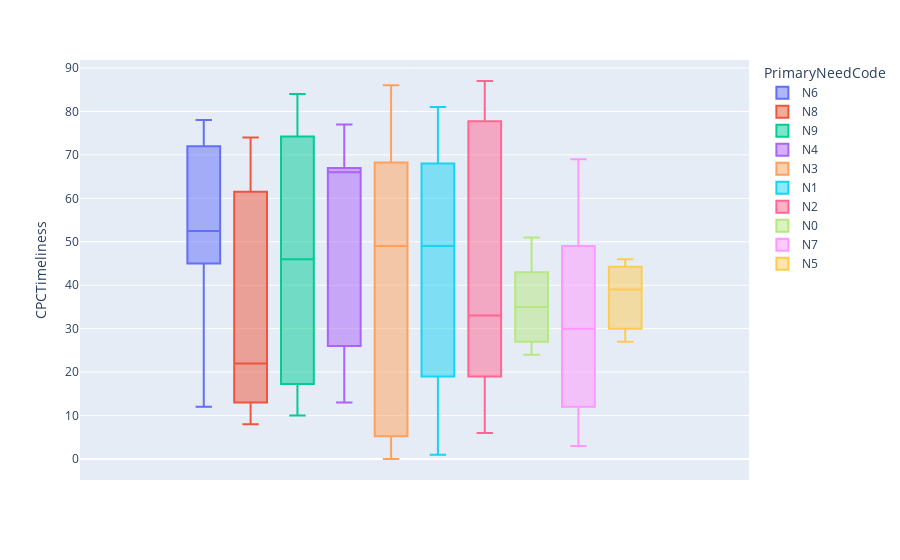

Notebook cell for this chart:
### Code cell
timeliness_box = px.box(cin,
                        y='CPCTimeliness',
                        color='PrimaryNeedCode')

timeliness_box

### Figure 1 — Plotly figure (JSON) as saved in the notebook; plotly's stock layout.template omitted (floating-point values rounded to 4 significant figures)
{"data": [{"alignmentgroup": "True", "hovertemplate": "PrimaryNeedCode=N6<br>CPCTimeliness=%{y}<extra></extra>", "legendgroup": "N6", "marker": {"color": "#636efa"}, "name": "N6", "notched": false, "offsetgroup": "N6", "orientation": "v", "showlegend": true, "type": "box", "x0": " ", "xaxis": "x", "y": [78.0, 12.0, 54.0, 46.0, NaN, NaN, 45.0, 51.0, 56.0, 36.0, 74.0, 72.0, NaN, NaN, NaN, NaN], "y0": " ", "yaxis": "y"}, {"alignmentgroup": "True", "hovertemplate": "PrimaryNeedCode=N8<br>CPCTimeliness=%{y}<extra></extra>", "legendgroup": "N8", "marker": {"color": "#EF553B"}, "name": "N8", "notched": false, "offsetgroup": "N8", "orientation": "v", "showlegend": true, "type": "box", "x0": " ", "xaxis": "x", "y": [49.0, 25.0, 74.0, 8.0, NaN, 11.0, NaN, 15.0, 74.0, NaN, 19.0, NaN], "y0": " ", "yaxis": "y"}, {"alignmentgroup": "True", "hovertemplate": "PrimaryNeedCode=N9<br>CPCTimeliness=%{y}<extra></extra>", "legendgroup": "N9", "marker": {"color": "#00cc96"}, "name": "N9", "notched": false, "offsetgroup": "N9", "orientation": "v", "showlegend": true, "type": "box", "x0": " ", "xaxis": "x", "y": [14.0, 83.0, 65.0, 27.0, 83.0, 66.0, 84.0, 18.0, 10.0, 77.0, 13.0, 46.0, 54.0, 37.0, 17.0], "y0": " ", "yaxis": "y"}, {"alignmentgroup": "True", "hovertemplate": "PrimaryNeedCode=N4<br>CPCTimeliness=%{y}<extra></extra>", "legendgroup": "N4", "marker": {"color": "#ab63fa"}, "name": "N4", "notched": false, "offsetgroup": "N4", "orientation": "v", "showlegend": true, "type": "box", "x0": " ", "xaxis": "x", "y": [66.0, 66.0, 67.0, 77.0, 13.0, 26.0], "y0": " ", "yaxis": "y"}, {"alignmentgroup": "True", "hovertemplate": "PrimaryNeedCode=N3<br>CPCTimeliness=%{y}<extra></extra>", "legendgroup": "N3", "marker": {"color": "#FFA15A"}, "name": "N3", "notched": false, "offsetgroup": "N3", "orientation": "v", "showlegend": true, "type": "box", "x0": " ", "xaxis": "x", "y": [3.0, 0.0, 66.0, 4.0, 86.0, 69.0, 74.0, 27.0, NaN, 9.0, 49.0, 49.0], "y0": " ", "yaxis": "y"}, {"alignmentgroup": "True", "hovertemplate": "PrimaryNeedCode=N1<br>CPCTimeliness=%{y}<extra></extra>", "legendgroup": "N1", "marker": {"color": "#19d3f3"}, "name": "N1", "notched": false, "offsetgroup": "N1", "orientation": "v", "showlegend": true, "type": "box", "x0": " ", "xaxis": "x", "y": [16.0, 68.0, 48.0, 19.0, 1.0, 55.0, 50.0, 21.0, NaN, 70.0, 81.0], "y0": " ", "yaxis": "y"}, {"alignmentgroup": "True", "hovertemplate": "PrimaryNeedCode=N2<br>CPCTimeliness=%{y}<extra></extra>", "legendgroup": "N2", "marker": {"color": "#FF6692"}, "name": "N2", "notched": false, "offsetgroup": "N2", "orientation": "v", "showlegend": true, "type": "box", "x0": " ", "xaxis": "x", "y": [19.0, 56.0, 19.0, 87.0, 32.0, 86.0, 33.0, NaN, 6.0, 75.0], "y0": " ", "yaxis": "y"}, {"alignmentgroup": "True", "hovertemplate": "PrimaryNeedCode=N0<br>CPCTimeliness=%{y}<extra></extra>", "legendgroup": "N0", "marker": {"color": "#B6E880"}, "name": "N0", "notched": false, "offsetgroup": "N0", "orientation": "v", "showlegend": true, "type": "box", "x0": " ", "xaxis": "x", "y": [24.0, NaN, NaN, 43.0, 34.0, 51.0, 27.0, 36.0], "y0": " ", "yaxis": "y"}, {"alignmentgroup": "True", "hovertemplate": "PrimaryNeedCode=N7<br>CPCTimeliness=%{y}<extra></extra>", "legendgroup": "N7", "marker": {"color": "#FF97FF"}, "name": "N7", "notched": false, "offsetgroup": "N7", "orientation": "v", "showlegend": true, "type": "box", "x0": " ", "xaxis": "x", "y": [50.0, 3.0, 21.0, 69.0, 30.0, 46.0, 9.0], "y0": " ", "yaxis": "y"}, {"alignmentgroup": "True", "hovertemplate": "PrimaryNeedCode=N5<br>CPCTimeliness=%{y}<extra></extra>", "legendgroup": "N5", "marker": {"color": "#FECB52"}, "name": "N5", "notched": false, "offsetgroup": "N5", "orientation": "v", "showlegend": true, "type": "box", "x0": " ", "xaxis": "x", "y": [39.0, 46.0, 27.0, NaN], "y0": " ", "yaxis": "y"}], "layout": {"boxmode": "group", "legend": {"title": {"text": "PrimaryNeedCode"}, "tracegroupgap": 0}, "margin": {"t": 60}, "xaxis": {"anchor": "y", "domain": [0, 1]}, "yaxis": {"anchor": "x", "domain": [0, 1], "title": {"text": "CPCTimeliness"}}}}
